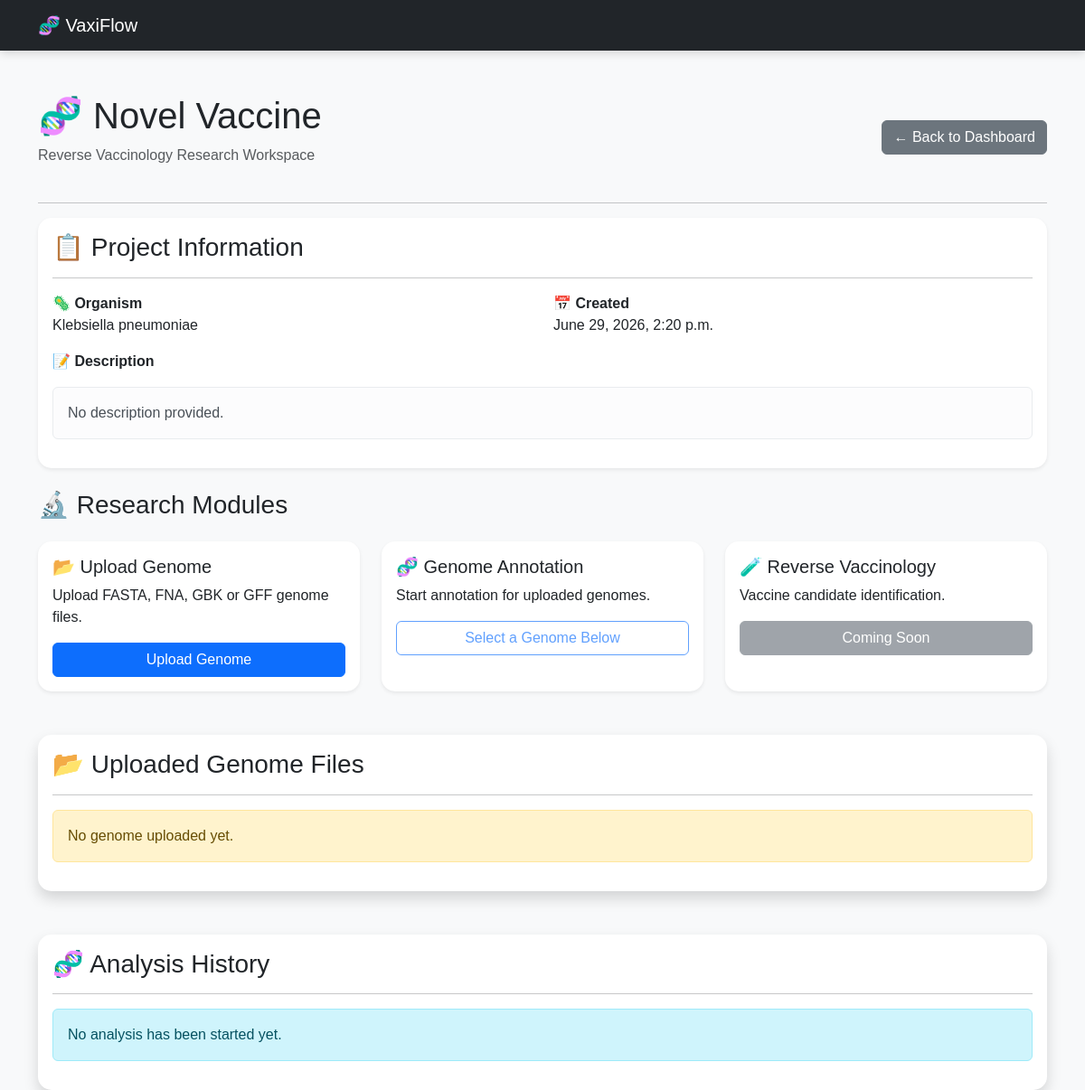
/projects/1/, run on an earlier commit of the app's database.
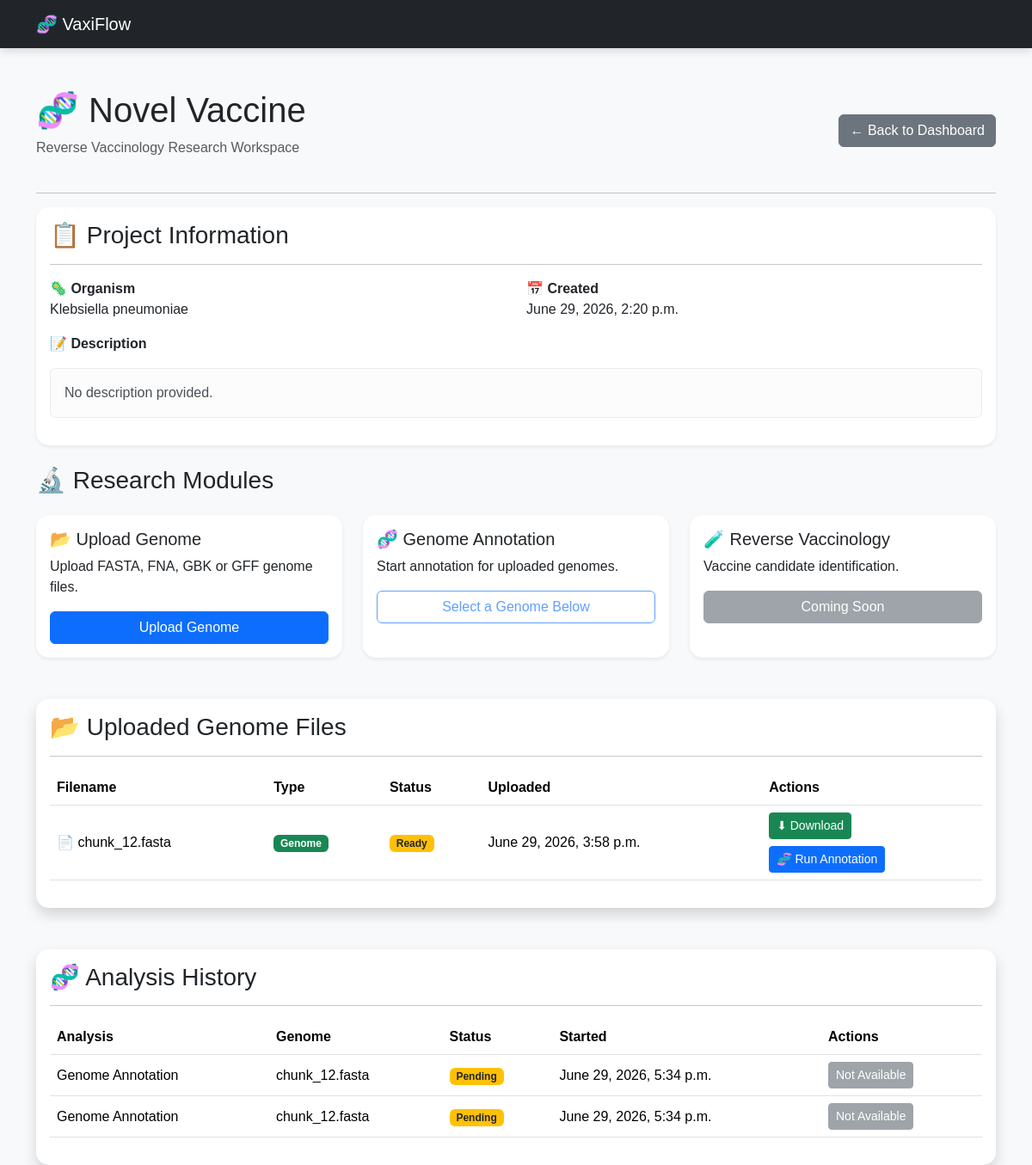
And on a later commit of the database.
### users/models.py (models this page shows, shortened)
class Project(models.Model):
    project_name = models.CharField(max_length=200)
    organism = models.CharField(max_length=300)
    description = models.TextField(blank=True)
    created_at = models.DateTimeField(auto_now_add=True)

class Genome(models.Model):
    project = models.ForeignKey(
        Project,
        on_delete=models.CASCADE,
        related_name="genomes"
    )
    genome_file = models.FileField(
        upload_to="genomes/"
    )
    uploaded_at = models.DateTimeField(
        auto_now_add=True
    )

class Analysis(models.Model):
    ANALYSIS_TYPES = [
        ("annotation", "Genome Annotation"),
        ("signalp", "SignalP"),
        ("tmhmm", "TMHMM"),
        ("psortb", "PSORTb"),
        ("blast", "BLAST"),
        ("vaxijen", "VaxiJen"),
        ("ai", "AI Analysis"),
    ]
    STATUS_CHOICES = [
        ("pending", "Pending"),
        ("running", "Running"),
        ("completed", "Completed"),
        ("failed", "Failed"),
    ]
    project = models.ForeignKey(
        Project,
        on_delete=models.CASCADE,
        related_name="analyses",
    )
    genome = models.ForeignKey(
        Genome,
        on_delete=models.CASCADE,
        related_name="analyses",
    )
    analysis_type = models.CharField(
        max_length=50,
        choices=ANALYSIS_TYPES,
    )
    status = models.CharField(
        max_length=20,
        choices=STATUS_CHOICES,
        default="pending",
    )
    output_directory = models.CharField(
        max_length=500,
        blank=True,
    )
    log = models.TextField(
        blank=True,
    )
    exit_code = models.IntegerField(
        null=True,
        blank=True,
    )
    started_at = models.DateTimeField(
        auto_now_add=True,
    )
    completed_at = models.DateTimeField(
        null=True,
        blank=True,
    )

### users/views.py (the view)
def project_detail(request, project_id):
    project = get_object_or_404(
        Project,
        id=project_id
    )
    genomes = Genome.objects.filter(
        project=project
    ).order_by("-uploaded_at")
    analyses = Analysis.objects.filter(
        project=project
    ).order_by("-started_at")
    return render(
        request,
        "projects/detail.html",
        {
            "project": project,
            "genomes": genomes,
            "analyses": analyses,
        }
    )

### templates/projects/detail.html
{% extends "base.html" %}
{% block content %}
<div class="d-flex justify-content-between align-items-center mb-4">
    <div>
        <h1>🧬 {{ project.project_name }}</h1>
        <p class="text-muted">
            Reverse Vaccinology Research Workspace
        </p>
    </div>
    <a href="/" class="btn btn-secondary">
        ← Back to Dashboard
    </a>
</div>
<hr>
<div class="card shadow-sm mb-4">
    <div class="card-body">
        <h3>📋 Project Information</h3>
        <hr>
        <div class="row">
            <div class="col-md-6">
                <p>
                    <strong>🦠 Organism</strong><br>
                    {{ project.organism }}
                </p>
            </div>
            <div class="col-md-6">
                <p>
                    <strong>📅 Created</strong><br>
                    {{ project.created_at }}
                </p>
            </div>
        </div>
        <p>
            <strong>📝 Description</strong>
        </p>
        <div class="alert alert-light">
            {{ project.description|default:"No description provided." }}
        </div>
    </div>
</div>
<h3 class="mb-4">
    🔬 Research Modules
</h3>
<div class="row g-4 mb-5">
    <div class="col-md-4">
        <div class="card shadow-sm h-100">
            <div class="card-body">
                <h5>📂 Upload Genome</h5>
                <p>
                    Upload FASTA, FNA, GBK or GFF genome files.
                </p>
                <a
                    href="/projects/{{ project.id }}/upload/"
                    class="btn btn-primary w-100">
                    Upload Genome
                </a>
            </div>
        </div>
    </div>
    <div class="col-md-4">
        <div class="card shadow-sm h-100">
            <div class="card-body">
                <h5>🧬 Genome Annotation</h5>
                <p>
                    Start annotation for uploaded genomes.
                </p>
                <button
                    class="btn btn-outline-primary w-100"
                    disabled>
                    Select a Genome Below
                </button>
            </div>
        </div>
    </div>
    <div class="col-md-4">
        <div class="card shadow-sm h-100">
            <div class="card-body">
                <h5>🧪 Reverse Vaccinology</h5>
                <p>
                    Vaccine candidate identification.
                </p>
                <button
                    class="btn btn-secondary w-100"
                    disabled>
                    Coming Soon
                </button>
            </div>
        </div>
    </div>
</div>
<div class="card shadow mb-5">
    <div class="card-body">
        <h3>📂 Uploaded Genome Files</h3>
        <hr>
        {% if genomes %}
        <table class="table table-hover align-middle">
            <thead>
                <tr>
                    <th>Filename</th>
                    <th>Type</th>
                    <th>Status</th>
                    <th>Uploaded</th>
                    <th>Actions</th>
                </tr>
            </thead>
            <tbody>
            {% for genome in genomes %}
                <tr>
                    <td>
                        📄 {{ genome.genome_file.name|cut:"genomes/" }}
                    </td>
                    <td>
                        <span class="badge bg-success">
                            Genome
                        </span>
                    </td>
                    <td>
                        <span class="badge bg-warning text-dark">
                            Ready
                        </span>
                    </td>
                    <td>
                        {{ genome.uploaded_at }}
                    </td>
                    <td>
                        <a
                            href="{% url 'download_genome' genome.id %}"
                            class="btn btn-sm btn-success mb-2">
                            ⬇ Download
                        </a>
                        <br>
                        <a
                            href="{% url 'run_annotation' genome.id %}"
                            class="btn btn-sm btn-primary">
                            🧬 Run Annotation
                        </a>
                    </td>
                </tr>
            {% endfor %}
            </tbody>
        </table>
        {% else %}
        <div class="alert alert-warning">
            No genome uploaded yet.
        </div>
        {% endif %}
    </div>
</div>
<div class="card shadow">
    <div class="card-body">
        <h3>🧬 Analysis History</h3>
        <hr>
        {% if analyses %}
        <table class="table table-hover align-middle">
            <thead>
                <tr>
                    <th>Analysis</th>
                    <th>Genome</th>
                    <th>Status</th>
                    <th>Started</th>
                    <th>Actions</th>
                </tr>
            </thead>
            <tbody>
            {% for analysis in analyses %}
                <tr>
                    <td>
                        {{ analysis.get_analysis_type_display }}
                    </td>
                    <td>
                        {{ analysis.genome.genome_file.name|cut:"genomes/" }}
                    </td>
                    <td>
                        {% if analysis.status == "completed" %}
                            <span class="badge bg-success">
                                Completed
                            </span>
                        {% elif analysis.status == "running" %}
                            <span class="badge bg-primary">
                                Running
                            </span>
                        {% elif analysis.status == "failed" %}
                            <span class="badge bg-danger">
                                Failed
                            </span>
                        {% else %}
                            <span class="badge bg-warning text-dark">
                                Pending
                            </span>
                        {% endif %}
                    </td>
                    <td>
                        {{ analysis.started_at }}
                    </td>
                    <td>
                        {% if analysis.status == "completed" %}
                            <a
                                href="{% url 'protein_list' analysis.id %}"
                                class="btn btn-sm btn-success">
                                🧬 View Proteins
                            </a>
                        {% else %}
                            <button
                                class="btn btn-sm btn-secondary"
                                disabled>
                                Not Available
                            </button>
                        {% endif %}
                    </td>
                </tr>
            {% endfor %}
            </tbody>
        </table>
        {% else %}
        <div class="alert alert-info">
            No analysis has been started yet.
        </div>
        {% endif %}
    </div>
</div>
{% endblock %}

### templates/base.html (shortened to what this page needs)
{% load static %}
<!DOCTYPE html>
<html lang="en">
<head>
    <link href="https://cdn.jsdelivr.net/npm/bootstrap@5.3.7/dist/css/bootstrap.min.css" rel="stylesheet">
    <link rel="stylesheet" href="{% static 'css/style.css' %}">
</head>
<body>
<nav class="navbar navbar-dark bg-dark">
    <div class="container">
        <span class="navbar-brand">
            🧬 VaxiFlow
        </span>
    </div>
</nav>
<div class="container mt-5">
    {% block content %}
    {% endblock %}
</div>
</body>
</html>

### static/css/style.css (style rules this page uses)
body { background:#f8f9fa; font-family:Arial, Helvetica, sans-serif; }
.navbar { box-shadow:0 3px 10px rgba(0,0,0,.15); }
.card { border:none; border-radius:15px; box-shadow:0 5px 15px rgba(0,0,0,.08); transition:.3s; }

What changed in the data, as far as the page shows it:
added Genome: genome_file.name "chunk_12.fasta", uploaded_at "June 29, 2026, 3:58 p.m."
added Analysis: analysis_type "Genome Annotation", genome.genome_file.name "chunk_12.fasta", status "Pending", started_at "June 29, 2026, 5:34 p.m."
added Analysis: analysis_type "Genome Annotation", genome.genome_file.name "chunk_12.fasta", status "Pending", started_at "June 29, 2026, 5:34 p.m."
Also different on the page:
text no longer shown: "No genome uploaded yet. No analysis has been started yet."
text now shown: "Filename Type Status Uploaded Actions Analysis Genome Status Started Actions"
